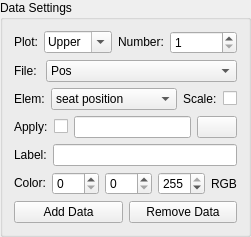
       <widget class="QGroupBox" name="groupBox_6">
        <property name="sizePolicy">
         <sizepolicy hsizetype="Preferred" vsizetype="Fixed">
          <horstretch>0</horstretch>
          <verstretch>0</verstretch>
         </sizepolicy>
        </property>
        <property name="title">
         <string>Data Settings</string>
        </property>
        <layout class="QVBoxLayout" name="verticalLayout_12">
         <property name="sizeConstraint">
          <enum>QLayout::SetMinimumSize</enum>
         </property>
         <item>
          <layout class="QHBoxLayout" name="horizontalLayout_15">
           <item>
            <widget class="QLabel" name="label_38">
             <property name="sizePolicy">
              <sizepolicy hsizetype="Fixed" vsizetype="Fixed">
               <horstretch>0</horstretch>
               <verstretch>0</verstretch>
              </sizepolicy>
             </property>
             <property name="text">
              <string>Plot:</string>
             </property>
            </widget>
           </item>
           <item>
            <widget class="QComboBox" name="data_set_ul">
             <property name="sizePolicy">
              <sizepolicy hsizetype="Minimum" vsizetype="Fixed">
               <horstretch>0</horstretch>
               <verstretch>0</verstretch>
              </sizepolicy>
             </property>
             <property name="editable">
              <bool>true</bool>
             </property>
             <item>
              <property name="text">
               <string>Upper</string>
              </property>
             </item>
             <item>
              <property name="text">
               <string>Lower</string>
              </property>
             </item>
            </widget>
           </item>
           <item>
            <widget class="QLabel" name="label_11">
             <property name="sizePolicy">
              <sizepolicy hsizetype="Fixed" vsizetype="Fixed">
               <horstretch>0</horstretch>
               <verstretch>0</verstretch>
              </sizepolicy>
             </property>
             <property name="text">
              <string>Number:</string>
             </property>
            </widget>
           </item>
           <item>
            <widget class="QSpinBox" name="data_n_set">
             <property name="minimum">
              <number>1</number>
             </property>
             <property name="maximum">
              <number>4</number>
             </property>
             <property name="value">
              <number>1</number>
             </property>
            </widget>
           </item>
          </layout>
         </item>
         <item>
          <layout class="QHBoxLayout" name="horizontalLayout_4">
           <item>
            <widget class="QLabel" name="label_34">
             <property name="sizePolicy">
              <sizepolicy hsizetype="Fixed" vsizetype="Fixed">
               <horstretch>0</horstretch>
               <verstretch>0</verstretch>
              </sizepolicy>
             </property>
             <property name="text">
              <string>File: </string>
             </property>
            </widget>
           </item>
           <item>
            <widget class="QComboBox" name="file_data_set">
             <property name="sizePolicy">
              <sizepolicy hsizetype="Minimum" vsizetype="Fixed">
               <horstretch>0</horstretch>
               <verstretch>0</verstretch>
              </sizepolicy>
             </property>
             <property name="editable">
              <bool>false</bool>
             </property>
             <property name="currentText">
              <string>Pos</string>
             </property>
             <item>
              <property name="text">
               <string>Pos</string>
              </property>
             </item>
             <item>
              <property name="text">
               <string>IMU</string>
              </property>
             </item>
             <item>
              <property name="text">
               <string>Stim</string>
              </property>
             </item>
             <item>
              <property name="text">
               <string>Out</string>
              </property>
             </item>
             <item>
              <property name="text">
               <string>Feat</string>
              </property>
             </item>
             <item>
              <property name="text">
               <string>Pred</string>
              </property>
             </item>
            </widget>
           </item>
          </layout>
         </item>
         <item>
          <layout class="QHBoxLayout" name="horizontalLayout_5">
           <item>
            <widget class="QLabel" name="label_37">
             <property name="sizePolicy">
              <sizepolicy hsizetype="Fixed" vsizetype="Fixed">
               <horstretch>0</horstretch>
               <verstretch>0</verstretch>
              </sizepolicy>
             </property>
             <property name="text">
              <string>Elem:</string>
             </property>
            </widget>
           </item>
           <item>
            <widget class="QComboBox" name="elem_data_set">
             <property name="sizePolicy">
              <sizepolicy hsizetype="Minimum" vsizetype="Fixed">
               <horstretch>0</horstretch>
               <verstretch>0</verstretch>
              </sizepolicy>
             </property>
             <property name="editable">
              <bool>false</bool>
             </property>
             <item>
              <property name="text">
               <string>seat position</string>
              </property>
             </item>
            </widget>
           </item>
           <item>
            <widget class="QLabel" name="label_3">
             <property name="sizePolicy">
              <sizepolicy hsizetype="Fixed" vsizetype="Preferred">
               <horstretch>0</horstretch>
               <verstretch>0</verstretch>
              </sizepolicy>
             </property>
             <property name="text">
              <string>Scale:</string>
             </property>
            </widget>
           </item>
           <item>
            <widget class="QCheckBox" name="scale_cb">
             <property name="sizePolicy">
              <sizepolicy hsizetype="Fixed" vsizetype="Fixed">
               <horstretch>0</horstretch>
               <verstretch>0</verstretch>
              </sizepolicy>
             </property>
             <property name="text">
              <string/>
             </property>
            </widget>
           </item>
          </layout>
         </item>
         <item>
          <layout class="QHBoxLayout" name="horizontalLayout_31">
           <item>
            <widget class="QLabel" name="label_42">
             <property name="sizePolicy">
              <sizepolicy hsizetype="Fixed" vsizetype="Fixed">
               <horstretch>0</horstretch>
               <verstretch>0</verstretch>
              </sizepolicy>
             </property>
             <property name="text">
              <string>Apply:</string>
             </property>
            </widget>
           </item>
           <item>
            <widget class="QCheckBox" name="apply_processing">
             <property name="sizePolicy">
              <sizepolicy hsizetype="Fixed" vsizetype="Fixed">
               <horstretch>0</horstretch>
               <verstretch>0</verstretch>
              </sizepolicy>
             </property>
             <property name="text">
              <string/>
             </property>
            </widget>
           </item>
           <item>
            <widget class="QLineEdit" name="processing_function">
             <property name="sizePolicy">
              <sizepolicy hsizetype="Minimum" vsizetype="Fixed">
               <horstretch>0</horstretch>
               <verstretch>0</verstretch>
              </sizepolicy>
             </property>
            </widget>
           </item>
           <item>
            <widget class="QPushButton" name="browse_processing">
             <property name="sizePolicy">
              <sizepolicy hsizetype="Fixed" vsizetype="Fixed">
               <horstretch>0</horstretch>
               <verstretch>0</verstretch>
              </sizepolicy>
             </property>
             <property name="text">
              <string/>
             </property>
             <property name="icon">
              <iconset>
               <normaloff>../../Artigo_remo/ema_fes_rowing_experiments/icons/browse.png</normaloff>../../Artigo_remo/ema_fes_rowing_experiments/icons/browse.png</iconset>
             </property>
            </widget>
           </item>
          </layout>
         </item>
         <item>
          <layout class="QHBoxLayout" name="horizontalLayout_6">
           <item>
            <widget class="QLabel" name="label_35">
             <property name="sizePolicy">
              <sizepolicy hsizetype="Fixed" vsizetype="Fixed">
               <horstretch>0</horstretch>
               <verstretch>0</verstretch>
              </sizepolicy>
             </property>
             <property name="text">
              <string>Label:</string>
             </property>
            </widget>
           </item>
           <item>
            <widget class="QLineEdit" name="label_data_set">
             <property name="sizePolicy">
              <sizepolicy hsizetype="Minimum" vsizetype="Fixed">
               <horstretch>0</horstretch>
               <verstretch>0</verstretch>
              </sizepolicy>
             </property>
            </widget>
           </item>
          </layout>
         </item>
         <item>
          <layout class="QHBoxLayout" name="horizontalLayout_9">
           <item>
            <widget class="QLabel" name="label_4">
             <property name="sizePolicy">
              <sizepolicy hsizetype="Fixed" vsizetype="Fixed">
               <horstretch>0</horstretch>
               <verstretch>0</verstretch>
              </sizepolicy>
             </property>
             <property name="text">
              <string>Color:</string>
             </property>
            </widget>
           </item>
           <item>
            <widget class="QSpinBox" name="data_R_n">
             <property name="sizePolicy">
              <sizepolicy hsizetype="Fixed" vsizetype="Fixed">
               <horstretch>0</horstretch>
               <verstretch>0</verstretch>
              </sizepolicy>
             </property>
             <property name="maximum">
              <number>255</number>
             </property>
            </widget>
           </item>
           <item>
            <widget class="QSpinBox" name="data_G_n">
             <property name="sizePolicy">
              <sizepolicy hsizetype="Fixed" vsizetype="Fixed">
               <horstretch>0</horstretch>
               <verstretch>0</verstretch>
              </sizepolicy>
             </property>
             <property name="maximum">
              <number>255</number>
             </property>
            </widget>
           </item>
           <item>
            <widget class="QSpinBox" name="data_B_n">
             <property name="sizePolicy">
              <sizepolicy hsizetype="Fixed" vsizetype="Fixed">
               <horstretch>0</horstretch>
               <verstretch>0</verstretch>
              </sizepolicy>
             </property>
             <property name="maximum">
              <number>255</number>
             </property>
             <property name="value">
              <number>255</number>
             </property>
            </widget>
           </item>
           <item>
            <widget class="QLabel" name="label_6">
             <property name="text">
              <string>RGB</string>
             </property>
            </widget>
           </item>
          </layout>
         </item>
         <item>
          <layout class="QHBoxLayout" name="horizontalLayout_10">
           <item>
            <widget class="QPushButton" name="add_data_button">
             <property name="text">
              <string>Add Data</string>
             </property>
             <property name="icon">
              <iconset>
               <normaloff>../../Artigo_remo/ema_fes_rowing_experiments/icons/plus.png</normaloff>../../Artigo_remo/ema_fes_rowing_experiments/icons/plus.png</iconset>
             </property>
            </widget>
           </item>
           <item>
            <widget class="QPushButton" name="rm_data_button">
             <property name="text">
              <string>Remove Data</string>
             </property>
             <property name="icon">
              <iconset>
               <normaloff>../../Artigo_remo/ema_fes_rowing_experiments/icons/minus.png</normaloff>../../Artigo_remo/ema_fes_rowing_experiments/icons/minus.png</iconset>
             </property>
            </widget>
           </item>
          </layout>
         </item>
        </layout>
       </widget>
